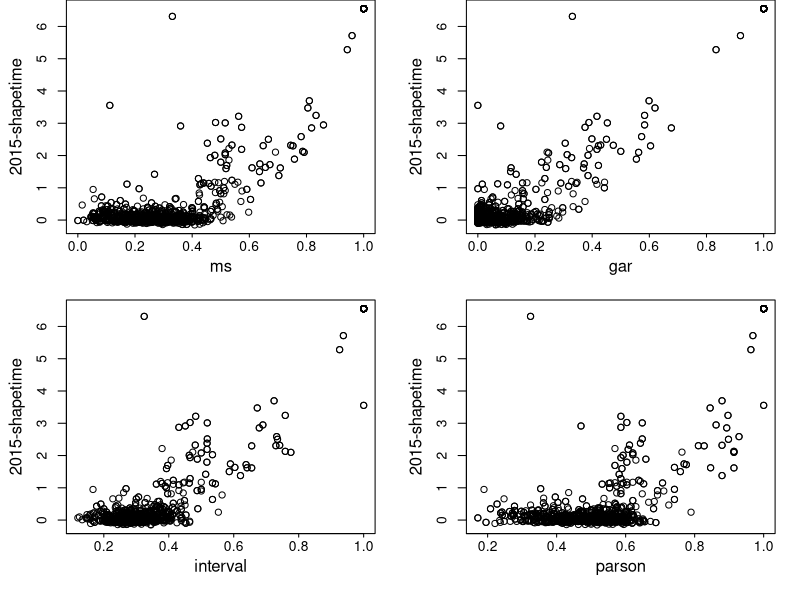
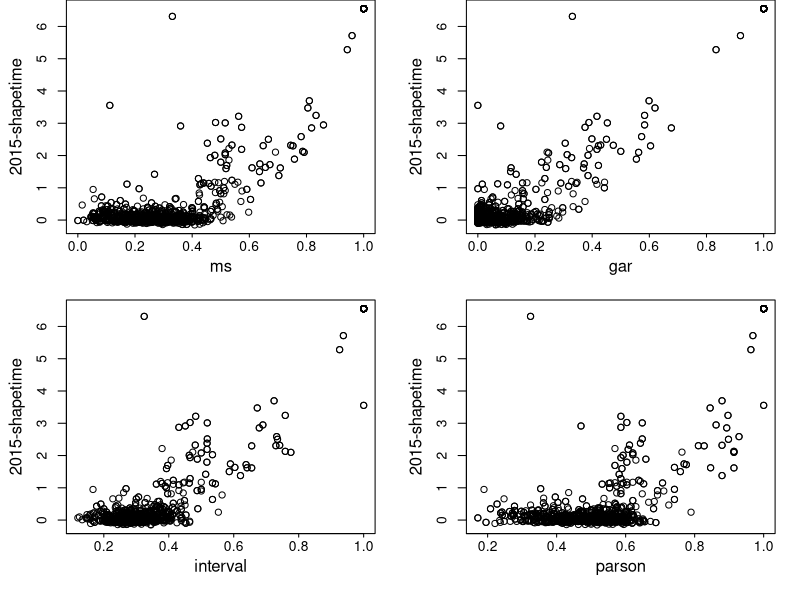

Generate these figures, in order, with R:
data <- read.csv("top10/top10.csv", header=TRUE, sep=";", dec=",")
shapetime <- data$shapetime
ms <- data$ms
gar <- data$gar
interval <- data$interval
parson <- data$parson

# PDF
pdf("top10_scatterplots.pdf", width = 6, height = 6)
par(mfrow=c(2,2), mar=c(4,4,0,1.5))  # 2-column Layout
y <- shapetime
y_txt <- "2015-shapetime"

# Row 1
x <- ms
x_txt <- "ms"
plot(x, y, xlab="", ylab="", xaxt="n", yaxt="n")
axis(side=1, at=c(0, 0.2, 0.4, 0.6, 0.8, 1.0), tck=-.015, padj=-1.25)
mtext(x_txt, side=1, line=1.5, cex.lab=1, las=1)
axis(side=2, at=c(0, 1, 2, 3, 4, 5, 6))
mtext(y_txt, side=2, line=2.5, cex.lab=1, las=0)

x <- gar
x_txt <- "gar"
plot(x, y, xlab="", ylab="", xaxt="n", yaxt="n")
axis(side=1, at=c(0, 0.2, 0.4, 0.6, 0.8, 1.0), tck=-.015, padj=-1.25)
mtext(x_txt, side=1, line=1.5, cex.lab=1, las=1)
axis(side=2, at=c(0, 1, 2, 3, 4, 5, 6))
mtext(y_txt, side=2, line=2.5, cex.lab=1, las=0)

# Row 2
x <- interval
x_txt <- "interval"
plot(x, y, xlab="", ylab="", xaxt="n", yaxt="n")
axis(side=1, at=c(0, 0.2, 0.4, 0.6, 0.8, 1.0), tck=-.015, padj=-1.25)
mtext(x_txt, side=1, line=1.5, cex.lab=1, las=1)
axis(side=2, at=c(0, 1, 2, 3, 4, 5, 6))
mtext(y_txt, side=2, line=2.5, cex.lab=1, las=0)

x <- parson
x_txt <- "parson"
plot(x, y, xlab="", ylab="", xaxt="n", yaxt="n")
axis(side=1, at=c(0, 0.2, 0.4, 0.6, 0.8, 1.0), tck=-.015, padj=-1.25)
mtext(x_txt, side=1, line=1.5, cex.lab=1, las=1)
axis(side=2, at=c(0, 1, 2, 3, 4, 5, 6))
mtext(y_txt, side=2, line=2.5, cex.lab=1, las=0)

dev.off()

# PNG
png(filename="./top10/top10_scatterplots.png", width=1200, height=1200, res=150)
par(mfrow=c(2,2), mar=c(4,4,0,1.5))  # 2-column Layout
y <- shapetime
y_txt <- "2015-shapetime"


# Row 1
x <- ms
x_txt <- "ms"
plot(x, y, xlab="", ylab="", xaxt="n", yaxt="n")
axis(side=1, at=c(0, 0.2, 0.4, 0.6, 0.8, 1.0), tck=-.015, padj=-1.25)
mtext(x_txt, side=1, line=1.5, cex.lab=1, las=1)
axis(side=2, at=c(0, 1, 2, 3, 4, 5, 6))
mtext(y_txt, side=2, line=2.5, cex.lab=1, las=0)

x <- gar
x_txt <- "gar"
plot(x, y, xlab="", ylab="", xaxt="n", yaxt="n")
axis(side=1, at=c(0, 0.2, 0.4, 0.6, 0.8, 1.0), tck=-.015, padj=-1.25)
mtext(x_txt, side=1, line=1.5, cex.lab=1, las=1)
axis(side=2, at=c(0, 1, 2, 3, 4, 5, 6))
mtext(y_txt, side=2, line=2.5, cex.lab=1, las=0)

# Row 2
x <- interval
x_txt <- "interval"
plot(x, y, xlab="", ylab="", xaxt="n", yaxt="n")
axis(side=1, at=c(0, 0.2, 0.4, 0.6, 0.8, 1.0), tck=-.015, padj=-1.25)
mtext(x_txt, side=1, line=1.5, cex.lab=1, las=1)
axis(side=2, at=c(0, 1, 2, 3, 4, 5, 6))
mtext(y_txt, side=2, line=2.5, cex.lab=1, las=0)

x <- parson
x_txt <- "parson"
plot(x, y, xlab="", ylab="", xaxt="n", yaxt="n")
axis(side=1, at=c(0, 0.2, 0.4, 0.6, 0.8, 1.0), tck=-.015, padj=-1.25)
mtext(x_txt, side=1, line=1.5, cex.lab=1, las=1)
axis(side=2, at=c(0, 1, 2, 3, 4, 5, 6))
mtext(y_txt, side=2, line=2.5, cex.lab=1, las=0)

dev.off()